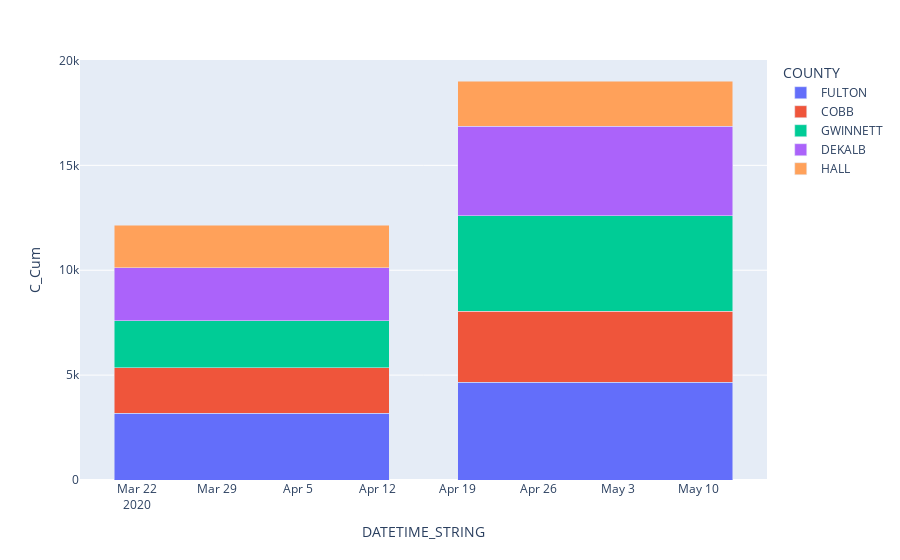

The notebook cell saved with this chart:
### Code cell
plotly2 = px.bar(finalDF_dropdups, x='DATETIME_STRING', y='C_Cum', color='COUNTY', barmode='stack')
plotly2.show()

### Figure 1 — Plotly figure (JSON) as saved in the notebook; plotly's stock layout.template omitted (floating-point values rounded to 4 significant figures)
{"data": [{"alignmentgroup": "True", "hovertemplate": "COUNTY=FULTON<br>DATETIME_STRING=%{x}<br>C_Cum=%{y}<extra></extra>", "legendgroup": "FULTON", "marker": {"color": "#636efa", "pattern": {"shape": ""}}, "name": "FULTON", "offsetgroup": "FULTON", "orientation": "v", "showlegend": true, "textposition": "auto", "type": "bar", "x": ["2020-04", "2020-05"], "xaxis": "x", "y": [3189, 4657], "yaxis": "y"}, {"alignmentgroup": "True", "hovertemplate": "COUNTY=COBB<br>DATETIME_STRING=%{x}<br>C_Cum=%{y}<extra></extra>", "legendgroup": "COBB", "marker": {"color": "#EF553B", "pattern": {"shape": ""}}, "name": "COBB", "offsetgroup": "COBB", "orientation": "v", "showlegend": true, "textposition": "auto", "type": "bar", "x": ["2020-04", "2020-05"], "xaxis": "x", "y": [2167, 3386], "yaxis": "y"}, {"alignmentgroup": "True", "hovertemplate": "COUNTY=GWINNETT<br>DATETIME_STRING=%{x}<br>C_Cum=%{y}<extra></extra>", "legendgroup": "GWINNETT", "marker": {"color": "#00cc96", "pattern": {"shape": ""}}, "name": "GWINNETT", "offsetgroup": "GWINNETT", "orientation": "v", "showlegend": true, "textposition": "auto", "type": "bar", "x": ["2020-04", "2020-05"], "xaxis": "x", "y": [2242, 4544], "yaxis": "y"}, {"alignmentgroup": "True", "hovertemplate": "COUNTY=DEKALB<br>DATETIME_STRING=%{x}<br>C_Cum=%{y}<extra></extra>", "legendgroup": "DEKALB", "marker": {"color": "#ab63fa", "pattern": {"shape": ""}}, "name": "DEKALB", "offsetgroup": "DEKALB", "orientation": "v", "showlegend": true, "textposition": "auto", "type": "bar", "x": ["2020-04", "2020-05"], "xaxis": "x", "y": [2517, 4271], "yaxis": "y"}, {"alignmentgroup": "True", "hovertemplate": "COUNTY=HALL<br>DATETIME_STRING=%{x}<br>C_Cum=%{y}<extra></extra>", "legendgroup": "HALL", "marker": {"color": "#FFA15A", "pattern": {"shape": ""}}, "name": "HALL", "offsetgroup": "HALL", "orientation": "v", "showlegend": true, "textposition": "auto", "type": "bar", "x": ["2020-04", "2020-05"], "xaxis": "x", "y": [2022, 2163], "yaxis": "y"}], "layout": {"barmode": "stack", "legend": {"title": {"text": "COUNTY"}, "tracegroupgap": 0}, "margin": {"t": 60}, "xaxis": {"anchor": "y", "domain": [0, 1], "title": {"text": "DATETIME_STRING"}}, "yaxis": {"anchor": "x", "domain": [0, 1], "title": {"text": "C_Cum"}}}}
